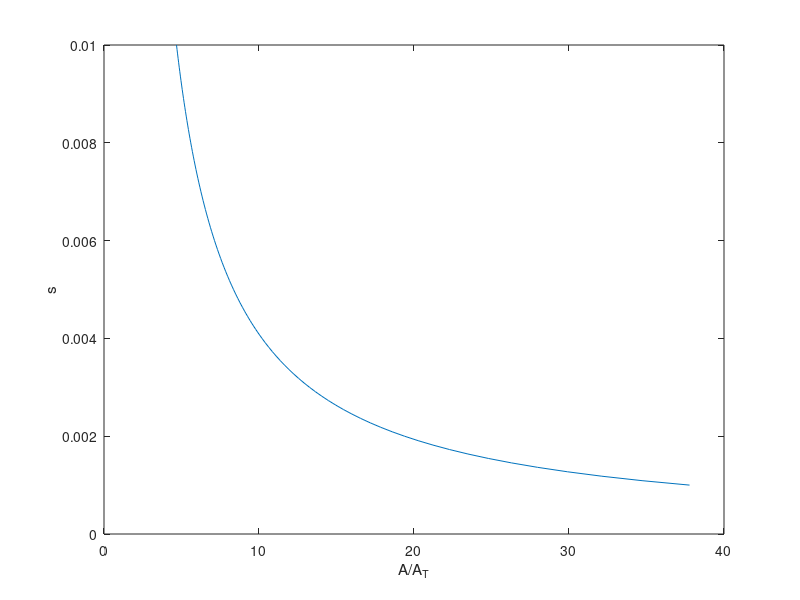

The MATLAB script that drew this image:
D=.0253;
D_f=0.041;
mf=0.5;
cf=4195;
rho=1000/1.027;
n=365e-06;
s=linspace(0.001,0.01,100);
k_f=0.668;
Pr=23;
del=0.010;
% T_if=35;
% T_o=300;
% S_min=pi*D^2/4;
% v_max=mf/(S_min*rho);
% Re=rho*v_max*D/n;
A_T=pi*D*s;
A=(0.5*pi*(D_f^2-D^2))+pi*D_f*del+pi*D*s;
Y=A./A_T;
% Nu_bar=0.3*(Re^0.625)*((A/A_T)^-0.375)*(Pr^0.333);
% h_bar=Nu_bar*k_f/D;
A_t=pi*D*s;
% A_f=(0.5*pi*(D_f*D_f-D*D))+pi*D_f*del;
% psi=D/2*((D_f/D)-1)*(1+0.35*log(D_f/D));
% nf= (tanh(sqrt(2*h_bar/(del*k_f))*psi))/(sqrt(2*h_bar/(del*k_f))*psi);
% H=h_bar*(nf*A_f+A_t)/(mf*cf);    
% delta_T_fluid= (T_if-T_o)*(1-exp(-H))/H;
plot(Y,s)
xlabel('A/A_T')
ylabel('s')